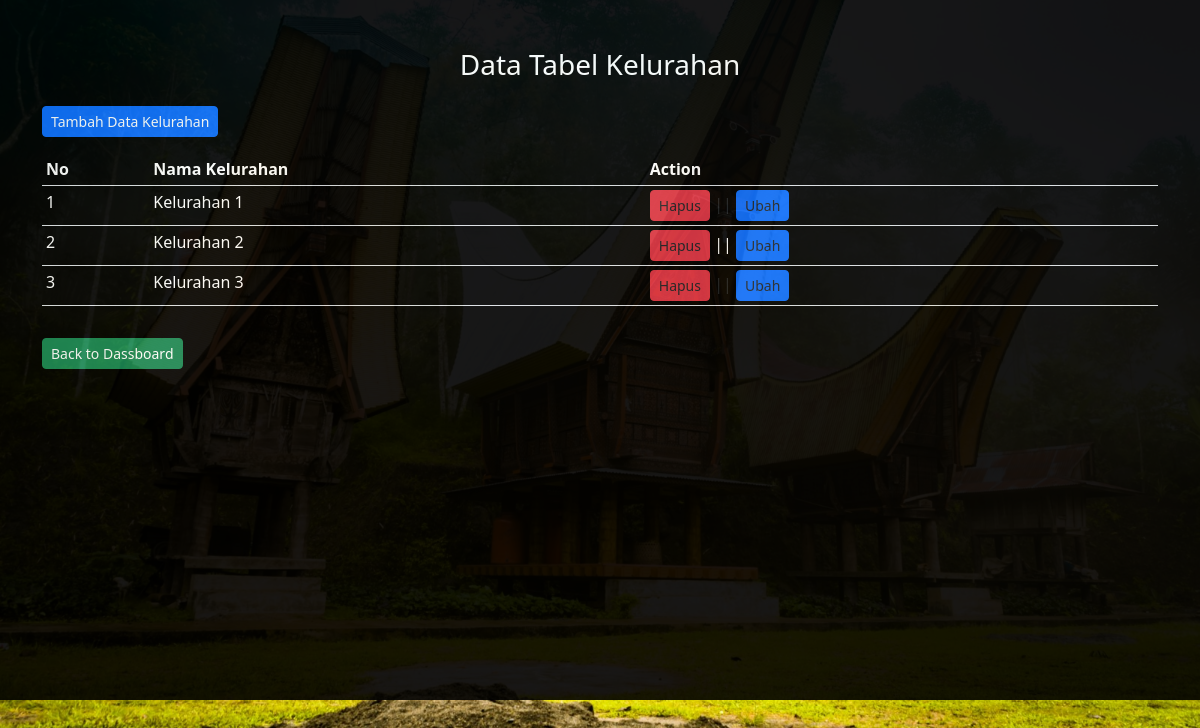
The page /admin/kelurahan/kelurahan.php (signed in) on the database its author committed.
### tables this page shows
CREATE TABLE `tb_kelurahan` (
  `id_kelurahan` int(11) NOT NULL,
  `nama_kelurahan` varchar(100) NOT NULL
);

### admin/kelurahan/functions.php (called while the page is built, shortened)
<?php
$con = mysqli_connect('localhost', 'root', '', 'kelurahan');
function query($query){
global $con;
$result = mysqli_query($con, $query);
$kotak = [];
while($kel = mysqli_fetch_array($result)){
    $kotak [] = $kel;
}
return $kotak;
}
?>

### admin/kelurahan/kelurahan.php (the view, shortened to what this page needs)
<?php
     require 'functions.php';
    $tb_kelurahan = query("SELECT * FROM tb_kelurahan");
?>
<!doctype html>
<html lang="en">
  <head>
    <link href="https://cdn.jsdelivr.net/npm/bootstrap@5.2.0-beta1/dist/css/bootstrap.min.css" rel="stylesheet">
  </head>
  <body>
  <div class="container-fluid" id="container-fluid">
    <div class="container">
    <div class="row text-white text-center">
        <div class="col-lg-12 mt-5">
            <h3>Data Tabel Kelurahan</h3>
        </div>
    </div>
    <div class="row py-3">
        <div class="col-lg-12">
            <a href="tambah.php" class="btn btn-primary btn-sm">Tambah Data Kelurahan</a>
        </div>
    </div>
    <div class="row">
        <div class="col-lg-12">
            <div class="table-responisve">
                <table class="table table-sm table-striped text-white">
                    <thead>
                        <tr data-aos="fade-right" data-aos-duration="2000">
                            <th>No</th>
                            <th>Nama Kelurahan</th>
                            <th>Action</th>
                        </tr>
                    </thead>
                    <tbody>
                    <?php $i = 1; ?>
                    <?php foreach($tb_kelurahan as $kelurahan) : ?>
                        <tr data-aos="fade-right" data-aos-duration="2000">
                            <td class="colom text-white"><?php echo $i; ?></td>
                            <td class="text-white"><?php echo $kelurahan['nama_kelurahan']; ?></td>
                            <td class="aksi">
                                <button class="btn btn-danger btn-sm"><a class="text-decoration-none text-dark" href="hapus.php?id_kelurahan=<?php echo $kelurahan['id_kelurahan']; ?>"onclick="return confirm('Yakin ingin hapus');">Hapus</a></button> ||
                                <button class="btn btn-primary btn-sm"><a  class="text-decoration-none text-dark" a href="ubah.php?id_kelurahan=<?php echo $kelurahan['id_kelurahan']; ?>">Ubah</a></button>
                            </td>
                        </tr>
                    <?php $i++; ?>
                    <?php endforeach; ?>
                    </tbody>
                </table>
            </div>
        </div>
    </div>
    <div class="row mt-3">
        <div class="col-lg-12">
            <a href="../dashboard.php" class="btn btn-success btn-sm">Back to Dassboard</a>
        </div>
    </div>
 </div>
 <br><br>
</div>
  </body>
</html>

### admin/kelurahan/kelurahan.php (style rules this page uses)
html body { background-image: url('../../img/toraja3.jpg'); background-size: cover; background-position: center; background-repeat: no-repeat; }
#container-fluid { background-color: black; opacity: 0.9; height: 700px; }

### rows shown on the page
tb_kelurahan: nama_kelurahan "Kelurahan 1"
tb_kelurahan: nama_kelurahan "Kelurahan 2"
tb_kelurahan: nama_kelurahan "Kelurahan 3"
